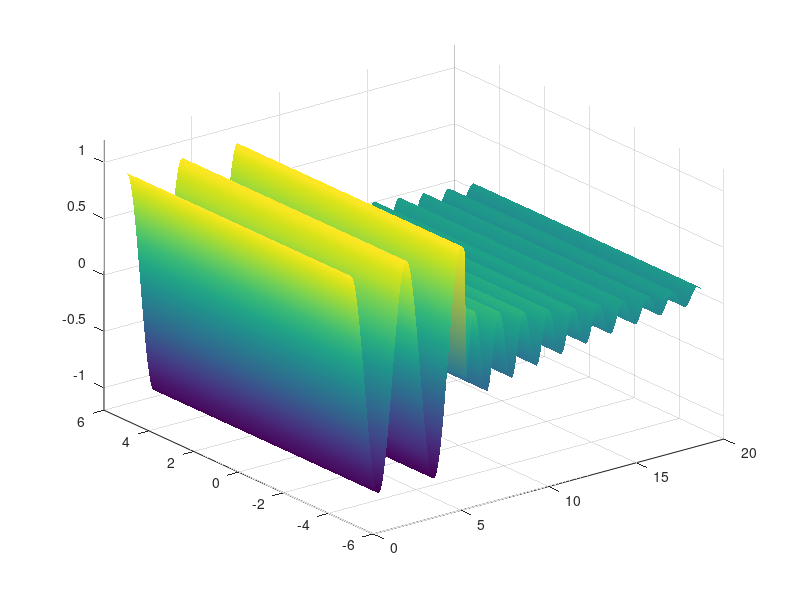

Reproduce this figure in MATLAB.
clear all; close all; clc;

% constants
eps_0 = 8.854188e-12;
mu_0 = 4*pi * 10e-7;

% user defined variables
lambda = 10;    % wave length [m]
E_0 = 1;        % amplitude [V/m]
phi = 0;        % phase shift [rad]
sigma = 5e-4;   % conductivity of lossy medium [S/m]
eps_r = 5;      % relative permittivity of lossy medium
mu_r = 1;       % relative permeability of lossy medium

% compuations
f = 3e8 / lambda;
[x, y] = meshgrid( 0:0.1:20, -5:0.1:5 );
t = linspace( 0, 1/f, 16 );
omega = 2*pi * f;
mu = mu_r * mu_0;
eps = eps_r * eps_0;
gamma = 1i * omega * sqrt( mu * eps ) * ... % complex propagation const.
        sqrt( 1 - 1i*( sigma / (omega*eps) ) );
alpha( 1:length(y(:,1)), 1:(length(x)/3) - 1 ) = 0; % attenuation const.
alpha( 1:length(y(:,1)), length(x)/3:length(x) ) = real(gamma); 
beta( 1:length(y(:,1)), 1:(length(x)/3) - 1 ) = ...    % phase const.
    omega * sqrt( eps_0 * mu_0 ); 
beta( 1:length(y(:,1)), length(x)/3:length(x) ) = ...
    imag(gamma);

for n = 1:length(t)
    E = E_0 * exp( -alpha .* x ) .* cos( omega * t(n) - beta .* x + phi );
      
    surf( x, y, E );
    shading interp;
    view(3);
    caxis( [-E_0  E_0] );
    zlim( [-1.2*E_0  1.2*E_0] );
    mov(n) = getframe();
end 

movie(mov, 8);